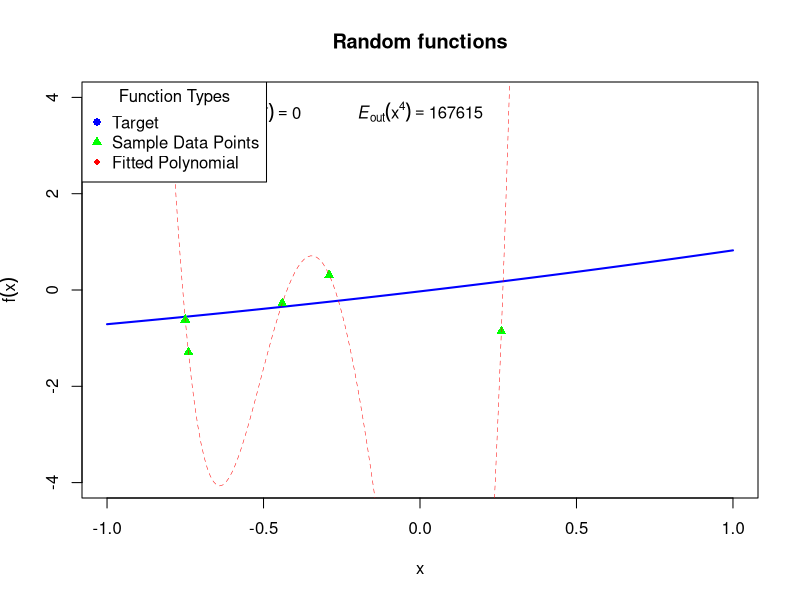
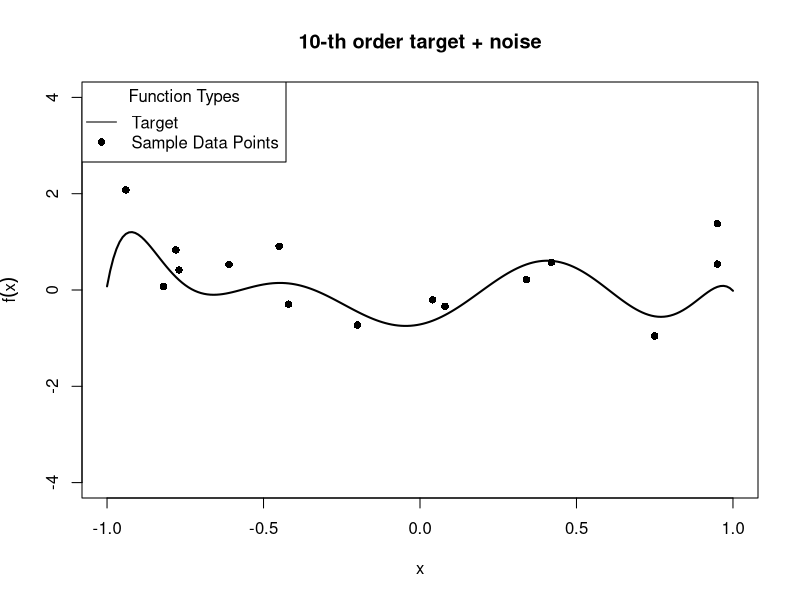
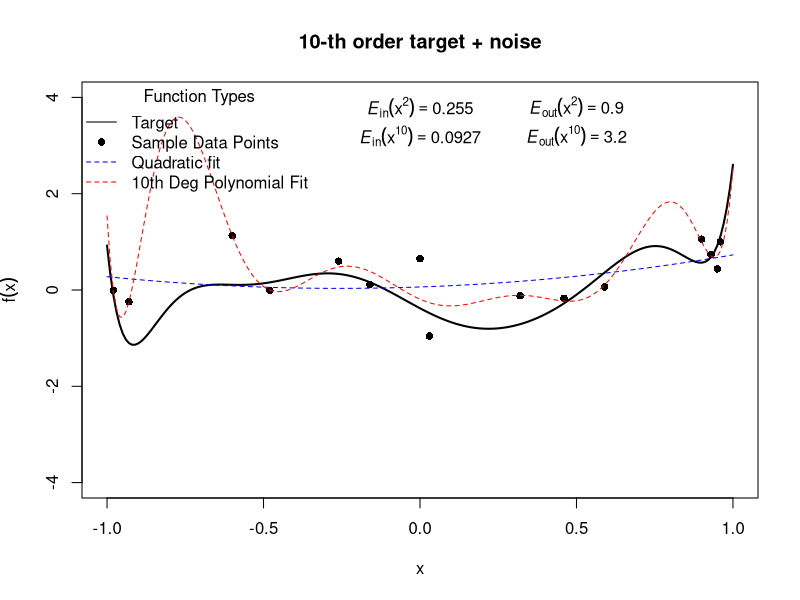
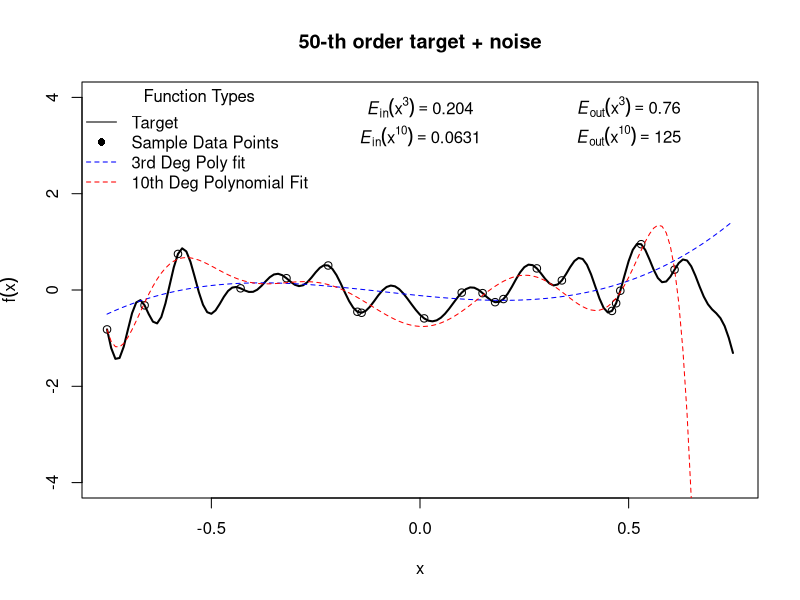

Here is the R script that generated these plots, in order:
## ---- chunk 1
par(mfrow=c(1,1))
# Legendre polynomials
Legendre=function(x,n){
	val=0
	for(i in 0:n){
		val=val+((x^i)*choose(n,i)*choose((n+i-1)/2,n)) # From formula in the slides 
	}
	return((2^n)*val)
}
## ---- chunk 2
# creates random polynomial target functions
# Basically our parameter n is randomly picked from the uniform distribution
rLegfunc=function(x,n){
	val=0
	vec=runif(n,-1,1) # sample from uniform distribution
	for(i in 1:n){
		val=val+(Legendre(x,i)*vec[i])
	}
	return(val)
}
x=3
n=10

rLegfunc(x,n) # returns a scaler?

## ---- chunk 3

# Create sample dataset D, of size n, from underlying target function, func
#n=100
l=2
generator=function(n,x,func,sig){
	l<-length(func)
	dat<-matrix(rep(NA,2*n),ncol=n) # matrix of NAs with n columns
	xdat<-floor(runif(n)*l)+1 # Dataset input of size n, also varies/random
	ydat<-func[xdat]+rnorm(n,0,sig) # Dataset target of size n, generated from function/target
	xdat<-x[xdat] 
	Data<-data.frame(xdat,ydat)
	return(Data)
}
## ---- chunk 4
#fitted model of the data
fit=function(x,model){
	v=0
	for(i in 1:length(model$coefficient)){
		v=v+(model$coefficient[i]*(x^(i-1)))
	}
return(v)
}


## ---- chunk 5
# gives the bias for a given fitted model (DOES NOT ACCOUNT FOR VARIABILITY IN THE DATA)
fdiff=function(x,target,model){
	f=fit(x,model)
	return((t(f-target)%*%(f-target))*(x[2]-x[1])) #bias**2
}
## ---- chunk 6

# Quadratic target fn with an overfitted fourth-order polynomial
x<-seq(-1,1,0.01);n=5;sig=0.5;t=2;
plot(c(-1,1),c(-4,4),main="Random functions",type="n",xlab="x",ylab=expression(f(x)))
func=rLegfunc(x,t) #target
lines(x,func,type="l",lwd=2,col="blue",pch=16)
d<-generator(n,x,func,sig) # Sample, D, from underlying generator func
points(d$xdat,d$ydat,col='green',pch=17)
four<-lm(d$ydat~d$xdat+I(d$xdat^2)+I(d$xdat^3)+I(d$xdat^4)) # fit a model/ candidate hypothesis g- in this case a polynomial to 4th power
err.in<-(t(four$residuals)%*%four$residuals)/n # In sample error for the quadratic model
err.out<-fdiff(x,func,four)+(sig^2) # Out of sample error
lines(x,fit(x,four),lty=2,col="red",lwd=0.5,pch=18)
text1=bquote(italic(E)["in"](x^4)==.(format(err.in,digits=3)))
text2=bquote(italic(E)["out"](x^4)==.(format(err.out,digits=3)))
text(x=-0.5,y=3.7,labels=text1)
text(x=0.,y=3.7,labels=text2)


legend("topleft",                           # Position keyword
       legend = c("Target", "Sample Data Points",'Fitted Polynomial'),      # Text labels
       col = c("blue", "green",'red'),              # Line colors
       pch = c(16, 17,18),# Line type (1 = solid)
       title = "Function Types")                 # Optional title
## ---- chunk 7
x<-seq(-1,1,0.01);n=15;sig=0.5;t=10;
plot(c(min(x),max(x)),c(-4,4),main="10-th order target + noise",type="n",xlab="x",ylab=expression(f(x)))
func=rLegfunc(x,t)
lines(x,func,type="l",lwd=2)
d<-generator(n,x,func,sig)
points(d$xdat,d$ydat, pch=16,col='black')

legend("topleft",                           # Position keyword
       legend = c("Target", "Sample Data Points"),      # Text labels
       col = c("black", "black"),              # Line colors
       pch = c( NA,16),
       lty = c(1, NA),# Line type (1 = solid)
       title = "Function Types")
## ---- chunk 8

x<-seq(-1,1,0.01);n=15;sig=0.5;t=10;
plot(c(min(x),max(x)),c(-4,4),main="10-th order target + noise",type="n",xlab="x",ylab=expression(f(x)))
func=rLegfunc(x,t)
lines(x,func,type="l",lwd=2)
d<-generator(n,x,func,sig)
points(d$xdat,d$ydat, pch=16,col='black')



# have a 10-th order target. Fit 10 order polynomial or quadratic?
qfit<-lm(d$ydat~d$xdat+I(d$xdat^2))
err.q<-(t(qfit$residuals)%*%qfit$residuals)/n # In sample error for the quadratic model

# 10th order polynomial model
tfit<-lm(d$ydat~d$xdat+I(d$xdat^2)+I(d$xdat^3)+I(d$xdat^4)+I(d$xdat^5)+I(d$xdat^6)+I(d$xdat^7)+I(d$xdat^8)+I(d$xdat^9)+I(d$xdat^10))
err.t<-(t(tfit$residuals)%*%tfit$residuals)/n # In sample error for the 

#quadratic model
lines(x,fit(x,qfit),type="l",lty=2,col="blue")
lines(x,fit(x,tfit),type="l",lty=2,col="red")
text1=bquote(italic(E)["in"](x^2)==.(format(err.q,digits=3)))
text2=bquote(italic(E)["in"](x^10)==.(format(err.t,digits=3)))
text(x=-0.0,y=3.8,labels=text1)
text(x=-0.0,y=3.2,labels=text2)
err.out.q<-fdiff(x,func,qfit)+(sig^2)
err.out.t<-fdiff(x,func,tfit)+(sig^2)
text3=bquote(italic(E)["out"](x^2)==.(format(err.out.q,digits=2)))
text4=bquote(italic(E)["out"](x^{10})==.(format(err.out.t,digits=2)))
text(x=0.5,y=3.8,labels=text3)
text(x=0.5,y=3.2,labels=text4)


legend("topleft",                           # Position keyword
       legend = c("Target", "Sample Data Points", 'Quadratic fit', '10th Deg Polynomial Fit'),      # Text labels
       col = c("black", "black", 'blue','red'),              # Line colors
       pch = c( NA,16,NA,NA),
       lty = c(1, NA,2,2),# Line type (1 = solid)
       title = "Function Types",
        bty = "n")
## ---- chunk 9

plot(c(-0.75,0.75),c(-4,4),main="50-th order target + noise",type="n",xlab="x",ylab=expression(f(x)))
x<-seq(-0.75,0.75,0.01)
func=rLegfunc(x,50)
lines(x,func,type="l",col="black",lwd=2)
d<-generator(20,x,func,0.)
points(d)




# have a 10-th order target. Fit 10 order polynomial or quadratic?
qfit<-lm(d$ydat~d$xdat+I(d$xdat^2)+I(d$xdat^3))
err.q<-(t(qfit$residuals)%*%qfit$residuals)/n # In sample error for the quadratic model

# 10th order polynomial model
tfit<-lm(d$ydat~d$xdat+I(d$xdat^2)+I(d$xdat^3)+I(d$xdat^4)+I(d$xdat^5)+I(d$xdat^6)+I(d$xdat^7)+I(d$xdat^8)+I(d$xdat^9)+I(d$xdat^10))
err.t<-(t(tfit$residuals)%*%tfit$residuals)/n # In sample error for the 

#quadratic model
lines(x,fit(x,qfit),type="l",lty=2,col="blue")
lines(x,fit(x,tfit),type="l",lty=2,col="red")
text1=bquote(italic(E)["in"](x^3)==.(format(err.q,digits=3)))
text2=bquote(italic(E)["in"](x^10)==.(format(err.t,digits=3)))
text(x=-0.0,y=3.8,labels=text1)
text(x=-0.0,y=3.2,labels=text2)
err.out.q<-fdiff(x,func,qfit)+(sig^2)
err.out.t<-fdiff(x,func,tfit)+(sig^2)
text3=bquote(italic(E)["out"](x^3)==.(format(err.out.q,digits=2)))
text4=bquote(italic(E)["out"](x^{10})==.(format(err.out.t,digits=2)))
text(x=0.5,y=3.8,labels=text3)
text(x=0.5,y=3.2,labels=text4)


legend("topleft",                           # Position keyword
       legend = c("Target", "Sample Data Points", '3rd Deg Poly fit', '10th Deg Polynomial Fit'),      # Text labels
       col = c("black", "black", 'blue','red'),              # Line colors
       pch = c( NA,16,NA,NA),
       lty = c(1, NA,2,2),# Line type (1 = solid)
       title = "Function Types",
        bty = "n")
